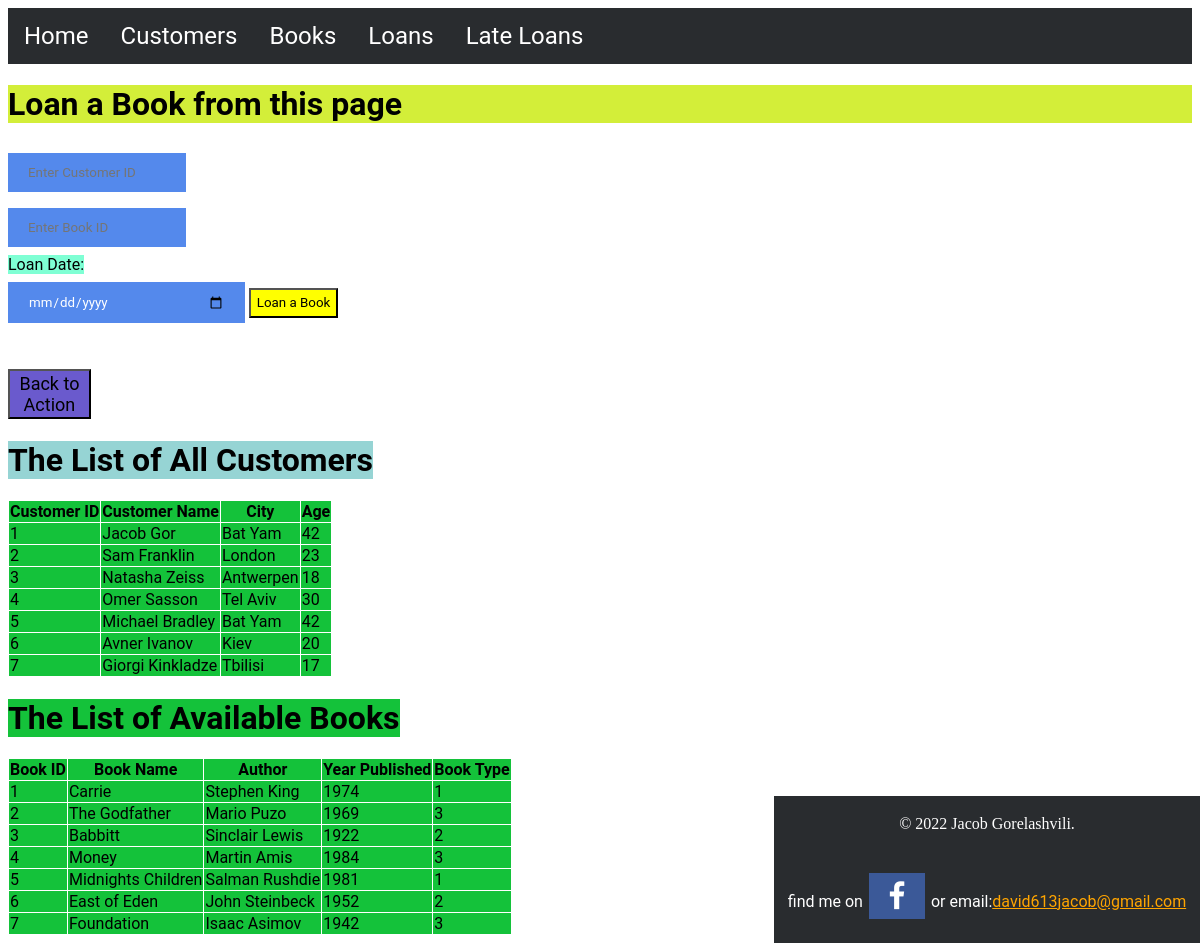
The page /addLoan on the database its author committed.
### tables this page shows
CREATE TABLE Customers
                            (customerID INTEGER PRIMARY KEY AUTOINCREMENT, customerName text, customerCity text, customerAge int);

CREATE TABLE Books
                            (bookID INTEGER PRIMARY KEY AUTOINCREMENT, bookName text, author text, yearPublished int, bookType int);

### app/main.py (the view)
@app.route("/addLoan", methods=['GET', 'POST'])
def loanAdd():
    return Loans.addLoan(Loans)+CustomersNoNav() + BooksNoNav()

### app/main.py (called while the page is built)
@app.route("/booksNoNav", methods=['GET'])
def BooksNoNav():
        cur.execute("select * from Books")
        myBooks=cur.fetchall()
        return render_template("/books/booksNoNav.html", myBooks=myBooks)

@app.route("/customersNoNav", methods=['GET'])
def CustomersNoNav():
        cur.execute("select * from Customers")
        myCustomers=cur.fetchall()
        return render_template("/customers/customersNoNav.html", myCustomers=myCustomers)

### app/tools/loans.py (called while the page is built, shortened)
    def addLoan(self):
        res=" "
        return render_template("/loans/addLoan.html")

### app/templates/loans/addLoan.html (shortened to what this page needs)
{% extends "layout.html" %}
{% block content %}
  <!DOCTYPE html>
<html lang="en">
<head>
</head>
<body>
    <h1 style="background-color: #d3ee39;">Loan a Book from this page</h1>
<form action="/addLoan" method="POST">
  <input type="number" name="customerID" placeholder="Enter Customer ID" required> <br>
  <input type="number" name="bookID" placeholder="Enter Book ID" required><br>
  <label for="loanDate" style="background-color: aquamarine;">Loan Date:</label><br>
  <input type="date" id="loanDate" name="loanDate" min="loanDate" required>
  <button type="submit" style="background-color: yellow; width: 60; height: 30px;">Loan a Book</button>
</form><br><br>
<button onclick="window.location.href='/'"" class="button button2" style="width: 7%; height: 50px; background-color: slateblue; font-size: large;">Back to Action</button>
</body>
{%endblock%}

### app/templates/customers/customersNoNav.html (shortened to what this page needs)
<h1 class="pushLeft" style="background-color: #96D4D4; width: fit-content;">The List of All Customers</h1>
<div class="pushLeft">
    <table>
        <tr>
            <th>Customer ID</th>
            <th>Customer Name</th>
            <th>City</th>
            <th>Age</th>
        </tr>
        {% for row in myCustomers %}
        <tr>
            <td>{{row[0]}}</td>
            <td>{{row[1]}}</td>
            <td>{{row[2]}}</td>
            <td>{{row[3]}}</td>
        </tr>
        {% endfor %}
    </table>
</div>

### app/templates/books/booksNoNav.html (shortened to what this page needs)
    <h1  style="background-color: #14c23a; width: fit-content;" class="pushLeft">The List of Available Books</h1>
<div class="pushLeft">
    <table style="border: 0pt;"
        <tr>
            <th>Book ID</th>
            <th>Book Name</th>
            <th>Author</th>
            <th>Year Published</th>
            <th>Book Type</th>
        {% for row in myBooks %}
        <tr>
            <td>{{row[0]}}</td>
            <td>{{row[1]}}</td>
            <td>{{row[2]}}</td>
            <td>{{row[3]}}</td>
            <td>{{row[4]}}</td>
        </tr>
        {% endfor %}
    </table>
</div>

### app/templates/layout.html (style rules this page uses)
body { background-image: url('https://upload.wikimedia.org/wikipedia/commons/2/21/Bibliothèque_de_l%27Assemblée_Nationale_%28Lunon%29.jpg'); background-repeat: no-repeat; background-attachment: fixed; background-size: cover; }
* { font-family: Roboto; }

### app/templates/loans/addLoan.html (style rules this page uses)
input[type=date] { width: 20%; padding: 12px 20px; margin: 8px 0; box-sizing: border-box; border: none; background-color: #5489ec; color: white; }
input[type=number] { width: 15%; padding: 12px 20px; margin: 8px 0; box-sizing: border-box; border: none; background-color: #5489ec; color: white; }

### app/templates/customers/customersNoNav.html (style rules this page uses)
table, th, td { border: 1px solid white; border-collapse: collapse; }
th, td { background-color: #96D4D4; }

### app/templates/books/booksNoNav.html (style rules this page uses)
table, th, td { border: 1px solid white; border-collapse: collapse; }
th, td { background-color: #14c23a; }

### rows shown on the page
Customers: customerID "1", customerName "Jacob Gor", customerCity "Bat Yam", customerAge "42"
Customers: customerID "2", customerName "Sam Franklin", customerCity "London", customerAge "23"
Customers: customerID "3", customerName "Natasha Zeiss", customerCity "Antwerpen", customerAge "18"
Customers: customerID "4", customerName "Omer Sasson", customerCity "Tel Aviv", customerAge "30"
Customers: customerID "5", customerName "Michael Bradley", customerCity "Bat Yam", customerAge "42"
Customers: customerID "6", customerName "Avner Ivanov", customerCity "Kiev", customerAge "20"
Customers: customerID "7", customerName "Giorgi Kinkladze", customerCity "Tbilisi", customerAge "17"
Books: bookID "1", bookName "Carrie", author "Stephen King", yearPublished "1974", bookType "1"
Books: bookID "2", bookName "The Godfather", author "Mario Puzo", yearPublished "1969", bookType "3"
Books: bookID "3", bookName "Babbitt", author "Sinclair Lewis", yearPublished "1922", bookType "2"
Books: bookID "4", bookName "Money", author "Martin Amis", yearPublished "1984", bookType "3"
Books: bookID "5", bookName "Midnights Children", author "Salman Rushdie", yearPublished "1981", bookType "1"
Books: bookID "6", bookName "East of Eden", author "John Steinbeck", yearPublished "1952", bookType "2"
Books: bookID "7", bookName "Foundation", author "Isaac Asimov", yearPublished "1942", bookType "3"
